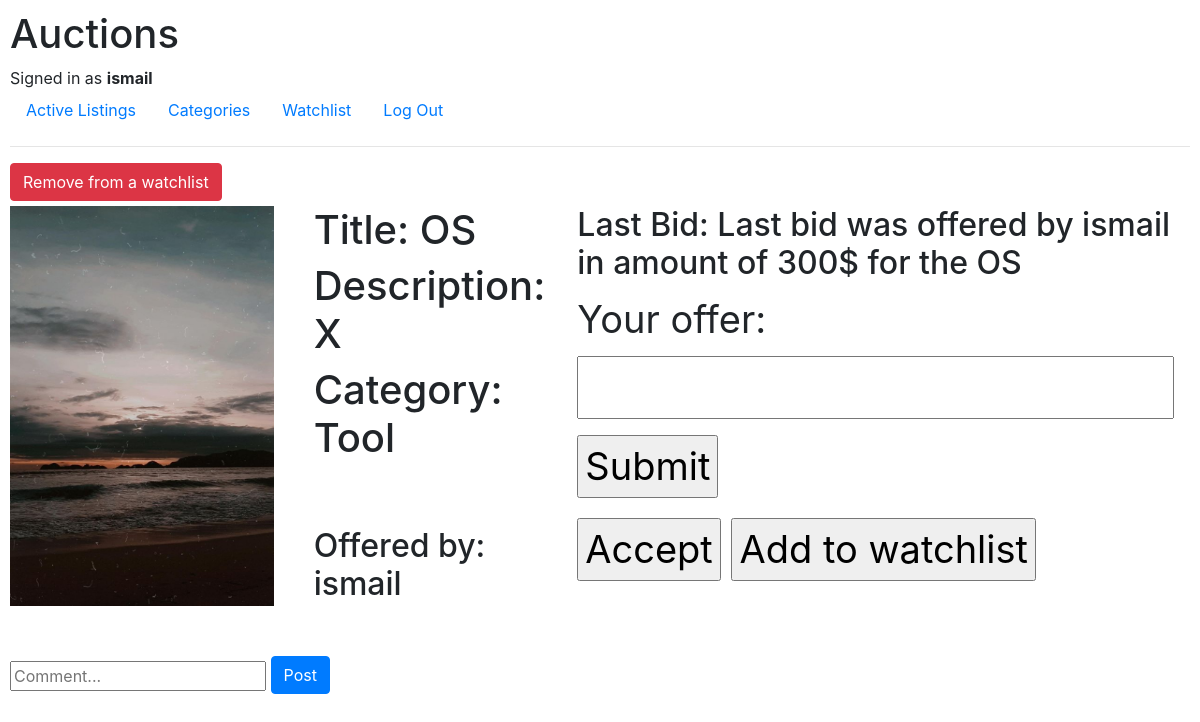
Page /listing/2 (signed in) on the earlier database version.
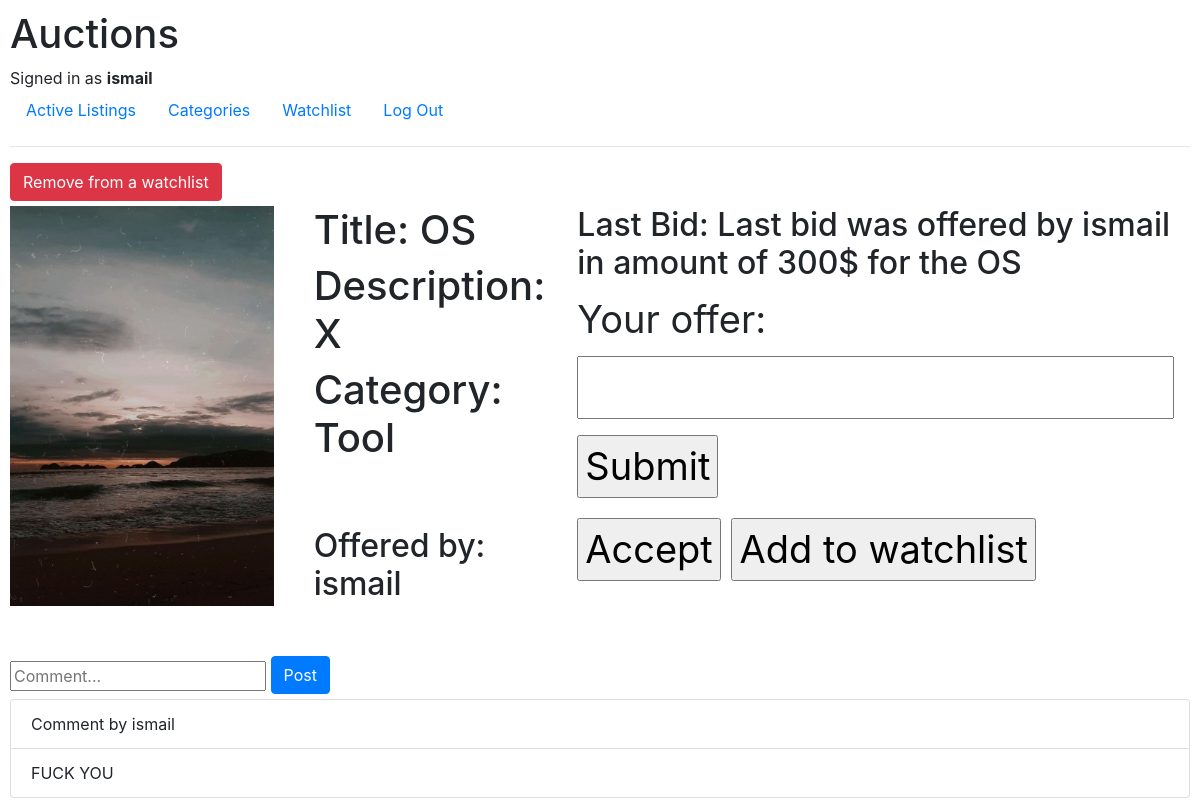
Same page on the later database version.
### auctions/models.py (models this page shows, shortened)
class Comments(models.Model):
    writer = models.ForeignKey(User, on_delete = models.CASCADE)
    text = models.CharField(max_length=300)
    listing = models.ForeignKey(Listing, on_delete = models.CASCADE,)

class User(AbstractUser):
    username = models.CharField(max_length=32, unique = True)
    USERNAME_FIELD = 'username'
    REQUIRED_FIELDS = ()

### auctions/views.py (the view)
# urls.py: path("listing/<int:itemID>", views.viewListing, name = "listing"),
@login_required(login_url= 'auctions:login')
def viewListing(request, itemID):
    listing = Listing.objects.get(id = itemID)  #Gets the relevant post
    form = bidForm()
    isListinginWatchlist = request.user in listing.watchlist.all() #returns the boolean if user in watchlist
    if request.method == "POST" and 'place' in request.POST: #BID FORM
        new_bid = request.POST.get("new_bid")
        f = Bid(bid_offer = new_bid, listing_offer = listing, bid_owner = request.user)
        f.save()
        return HttpResponseRedirect(f'./{itemID}')
    cat = listing.categories
    bid = Bid.objects.filter(listing_offer_id=itemID).order_by("bid_offer").values()
    last_bid = bid.last()# the last value of sorted list of bids
    bid_offer = last_bid["bid_offer"] # gets the max value of bid offers
    bid_owner = User.objects.filter(id=last_bid['bid_owner_id'])
    for i in bid_owner:# gets username without brackets
        bid_owner = i
    if request.method == "POST" and 'accept' in request.POST:
        listing.isActive = False
        listing.save()
        return HttpResponseRedirect(f'./{itemID}')
    allComments = Comments.objects.filter(listing = listing)
    message = f"Last bid was offered by {bid_owner} in amount of {bid_offer}$ for the {listing.title}"
    context = {'Listing': listing, 'title': listing.title, 'description': listing.description,
                    'owner':listing.owner, 'category': cat, 'image':listing.img, 'bid':message, 'itemID': itemID,
                    'form': form, 'isActive':listing.isActive, 'isWatching': isListinginWatchlist, 'comments':allComments}
    return render(request, "auctions/listing.html", context)

### auctions/views.py
class bidForm(forms.Form):
    new_bid = forms.IntegerField(label = "Your offer")

### auctions/models.py (called while the page is built)
    def __str__(self):
        return self.categoryName

### auctions/templates/auctions/listing.html (shortened to what this page needs)
{% extends 'auctions/layout.html' %}
{% block body %}
{% if isWatching %}
<form action="{% url 'auctions:removeWatchlist' itemID %}" method = "post">
    <button type="submit" class = "btn btn-danger">Remove from a watchlist</button>
</form>
{% else %}
<form action="{% url 'auctions:addWatchlist' itemID %}" method = "post">
    {% csrf_token %}
    <button type="submit" class = "btn btn-success">Add to a watchlist</button>
</form>
{% endif %}
<div class = "listing">
<img src = "/{{image}}" class = "image" alt = "Check your internet connection!">
<div class = "info">
    <h1>Title: {{title}}</h1>
    <h1>Description: {{description}}</h1>
    <h1>Category: {{category}}</h1><br>
    <h2>Offered by: {{owner}}</h2>
</div>
<div class = "bid">
    <h2>Last Bid: {{bid}}</h2>
    <form action = "{% url 'auctions:listing' itemID %}" method = "post" name = "form">
        {{form.as_p}}
        {% if isActive %}
        <input type = "submit" value = "Submit" name ="place">
        {% else %}
        <h2>You can't submit anymore because the post is not active</h2>
        {% endif %}
    </form>
    <form action = "{% url 'auctions:listing' itemID %}" method = "post">
    {%if user.id == owner.id%}
        <input type = "submit" value = "Accept" id = "accept_bid" name = "accept">
    {% endif %}
    <input type="submit" value = "Add to watchlist" name ="watchlist_add">
    </form>
</div>
</div>
<form action="{% url 'auctions:addcomment' itemID %}" method = "post">
    <input type="text" placeholder = "Comment..." name = "text_field">
    <button type="submit" class = "btn btn-primary">Post</button>
</form>
{% for comment in comments %}
<div class = "comment">
<ul class="list-group">
    <li class="list-group-item">Comment by {{comment.writer}}</li>
    <li class="list-group-item">{{comment.text}}</li>
  </ul>
</div>
{% endfor %}
{% endblock body %}

Differences in the rows shown:
added Comments: writer "ismail", text "FUCK YOU"
